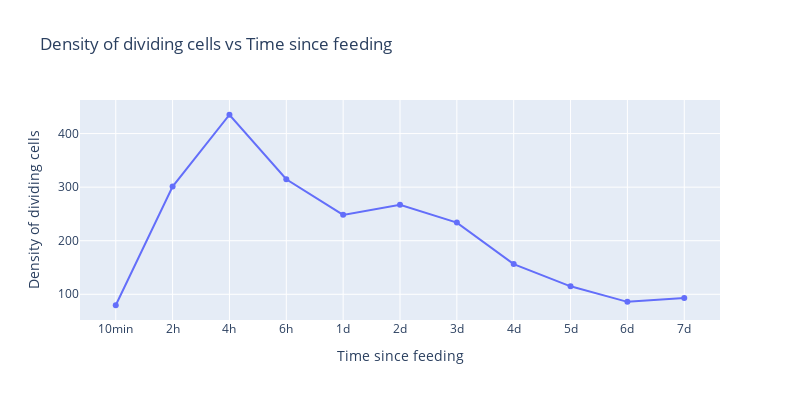

This figure's notebook cell:
### Code cell
px.line(agged, x='Time', y='Density1', markers=True, width=800, height=400, title='Density of dividing cells vs Time since feeding',labels={'Time':'Time since feeding', 'Density1':'Density of dividing cells'})

### Figure 1 — Plotly figure (JSON) as saved in the notebook; plotly's stock layout.template omitted (floating-point values rounded to 4 significant figures)
{"data": [{"hovertemplate": "Time since feeding=%{x}<br>Density of dividing cells=%{y}<extra></extra>", "legendgroup": "", "line": {"color": "#636efa", "dash": "solid"}, "marker": {"symbol": "circle"}, "mode": "lines+markers", "name": "", "orientation": "v", "showlegend": false, "type": "scatter", "x": ["10min", "2h", "4h", "6h", "1d", "2d", "3d", "4d", "5d", "6d", "7d"], "xaxis": "x", "y": [79.54, 301.2, 435.1, 314.8, 248.2, 267.1, 233.9, 156.4, 114.9, 85.9, 93.3], "yaxis": "y"}], "layout": {"height": 400, "legend": {"tracegroupgap": 0}, "title": {"text": "Density of dividing cells vs Time since feeding"}, "width": 800, "xaxis": {"anchor": "y", "domain": [0, 1], "title": {"text": "Time since feeding"}}, "yaxis": {"anchor": "x", "domain": [0, 1], "title": {"text": "Density of dividing cells"}}}}
